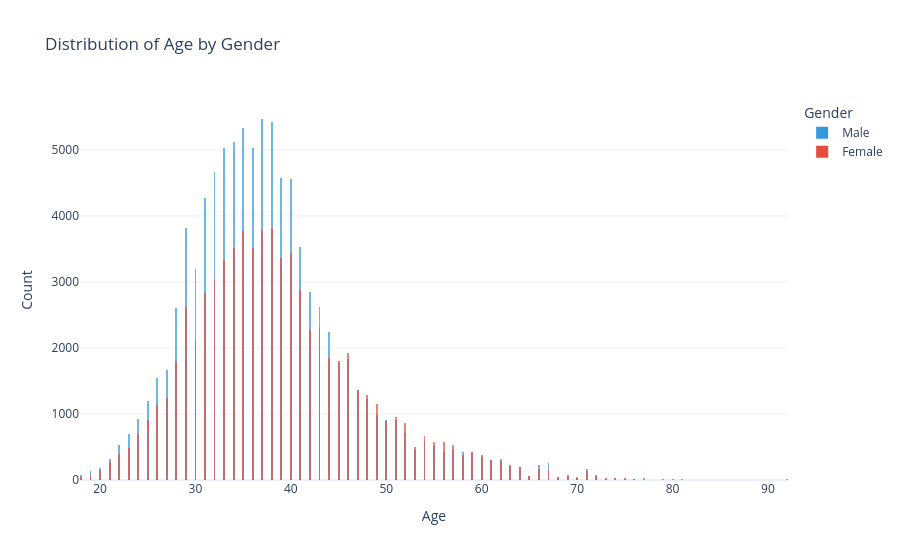

Notebook code for this chart:
### Code cell
import plotly.express as px

# Assuming df is your DataFrame
fig = px.histogram(data_frame=df, x='Age', color='Gender',
                   title='Distribution of Age by Gender',
                   labels={'Age': 'Age', 'Gender': 'Gender'},
                   template='plotly_white',  # Use a white template for a professional look
                   opacity=0.7,  # Set opacity for better visibility
                   color_discrete_map={'Male': '#3498db', 'Female': '#e74c3c'})  # Set custom colors

# Update layout for better presentation
fig.update_layout(
    xaxis_title='Age',
    yaxis_title='Count',
    legend_title='Gender',
    barmode='overlay'  # Overlay bars for better comparison
)

# Show the plot
fig.show()

### Figure 1 — Plotly figure (JSON) as saved in the notebook; plotly's stock layout.template omitted (floating-point values rounded to 4 significant figures; data arrays with more than 128 entries replaced by an {"elided": "..."} marker saying what was removed)
{"data": [{"alignmentgroup": "True", "bingroup": "x", "hovertemplate": "Gender=Male<br>Age=%{x}<br>count=%{y}<extra></extra>", "legendgroup": "Male", "marker": {"color": "#3498db", "opacity": 0.7, "pattern": {"shape": ""}}, "name": "Male", "offsetgroup": "Male", "orientation": "v", "showlegend": true, "type": "histogram", "x": {"elided": "93150 float values"}, "xaxis": "x", "yaxis": "y"}, {"alignmentgroup": "True", "bingroup": "x", "hovertemplate": "Gender=Female<br>Age=%{x}<br>count=%{y}<extra></extra>", "legendgroup": "Female", "marker": {"color": "#e74c3c", "opacity": 0.7, "pattern": {"shape": ""}}, "name": "Female", "offsetgroup": "Female", "orientation": "v", "showlegend": true, "type": "histogram", "x": {"elided": "71884 float values"}, "xaxis": "x", "yaxis": "y"}], "layout": {"barmode": "overlay", "legend": {"title": {"text": "Gender"}, "tracegroupgap": 0}, "title": {"text": "Distribution of Age by Gender"}, "xaxis": {"anchor": "y", "domain": [0, 1], "title": {"text": "Age"}}, "yaxis": {"anchor": "x", "domain": [0, 1], "title": {"text": "Count"}}}}
